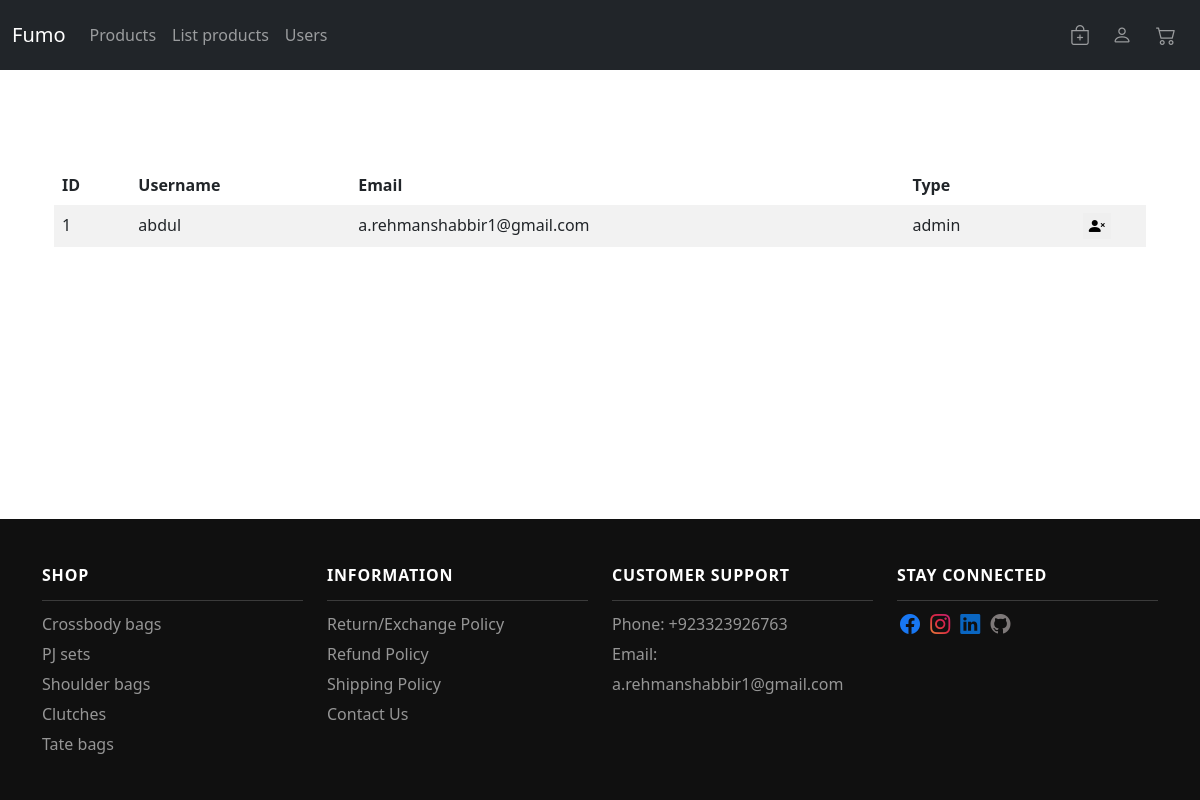
The app's page /users (signed in) with its own data.
### tables this page shows
CREATE TABLE users (
    id INTEGER PRIMARY KEY AUTOINCREMENT,
    username TEXT UNIQUE NOT NULL,
    email TEXT UNIQUE NOT NULL,
    password TEXT NOT NULL,
    type TEXT DEFAULT "user" NOT NULL
);

### app.py (the view)
@app.route("/users", methods = ["GET", "POST"])
@login_required
def users():
    if request.method == 'GET':
        db = get_db()
        users_data = db.execute("SELECT * FROM users")
        return render_template("users.html", users_data=users_data)

### app.py (called while the page is built)
@app.after_request
def after_request(response):
    response.headers["Cache-Control"] = "no-cache, no-store, must-revalidate"
    response.headers["Expires"] = 0
    response.headers["Pragma"] = "no-cache"
    return response

### helpers.py (called while the page is built)
def get_db():
    if 'db' not in g:
        g.db = sqlite3.connect(
            current_app.config['DATABASE'],
            detect_types=sqlite3.PARSE_DECLTYPES
        )
        g.db.row_factory = sqlite3.Row
    return g.db

def login_required(f):
    @wraps(f)
    def decorated_function(*args, **kwargs):
        if session.get("user_id") is None:
            return redirect(url_for("login"))
        return f(*args, **kwargs)
    return decorated_function

### templates/users.html (shortened to what this page needs)
{% extends "layout.html" %}
{% block main %}
<table class="table table-striped table-borderless">
    <thead>
        <tr>
            <th class="text-start">ID</th>
            <th class="text-start">Username</th>
            <th class="text-start">Email</th>
            <th class="text-start">Type</th>
        </tr>
    </thead>
    <tbody>
        {% for user in users_data %}
        <tr>
            <td class="text-start">{{ user["id"] }}</td>
            <td class="text-start">{{ user["username"] }}</td>
            <td class="text-start">{{ user["email"] }}</td>
            <td class="text-start">{{ user["type"] }}</td>
            <td>
                <form action="/delete_user" method="post">
                    <button type="submit" id="user_id">
                        <i class="bi bi-person-x-fill"></i>
                    </button>
                </form>
            </td>
        </tr>
        {% endfor %}
    </tbody>
</table>
{% endblock %}

### static/style.css (style rules this page uses)
html { height: 100%; }
body { margin: 0; font-family: "Arial", "sans-serif"; height: 100%; display: flex; flex-direction: column; }
#user_id { border: none; }

### records on screen
users: id "1", username "abdul", email "a.rehmanshabbir1@gmail.com", type "admin"
